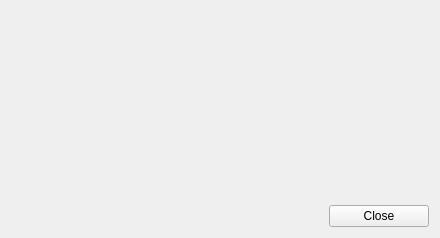
<?xml version="1.0" encoding="UTF-8"?>
<ui version="4.0">
 <author>Ten Borba</author>
 <class>ValidationConfig</class>
 <widget class="QWidget" name="ValidationConfig">
  <property name="geometry">
   <rect>
    <x>0</x>
    <y>0</y>
    <width>440</width>
    <height>238</height>
   </rect>
  </property>
  <property name="sizePolicy">
   <sizepolicy hsizetype="Preferred" vsizetype="Preferred">
    <horstretch>0</horstretch>
    <verstretch>0</verstretch>
   </sizepolicy>
  </property>
  <property name="minimumSize">
   <size>
    <width>0</width>
    <height>0</height>
   </size>
  </property>
  <property name="maximumSize">
   <size>
    <width>1000</width>
    <height>1000</height>
   </size>
  </property>
  <property name="windowTitle">
   <string>Validation Configuration</string>
  </property>
  <layout class="QGridLayout" name="gridLayout_3">
   <item row="0" column="0">
    <layout class="QGridLayout" name="gridLayout_2">
     <item row="0" column="0" colspan="2">
      <widget class="ConnectionWidget" name="widget" native="true"/>
     </item>
     <item row="2" column="1">
      <widget class="QPushButton" name="closePushButton">
       <property name="sizePolicy">
        <sizepolicy hsizetype="Fixed" vsizetype="Fixed">
         <horstretch>0</horstretch>
         <verstretch>0</verstretch>
        </sizepolicy>
       </property>
       <property name="minimumSize">
        <size>
         <width>100</width>
         <height>0</height>
        </size>
       </property>
       <property name="text">
        <string>Close</string>
       </property>
      </widget>
     </item>
     <item row="1" column="0" colspan="2">
      <widget class="EarthCoverageWidget" name="widgetConv" native="true"/>
     </item>
    </layout>
   </item>
  </layout>
 </widget>
 <customwidgets>
  <customwidget>
   <class>ConnectionWidget</class>
   <extends>QWidget</extends>
   <header>DsgTools.gui.CustomWidgets.ConnectionWidgets.connectionWidget.h</header>
   <container>1</container>
  </customwidget>
  <customwidget>
   <class>EarthCoverageWidget</class>
   <extends>QWidget</extends>
   <header>DsgTools.CustomWidgets.earthCoverageWidget.h</header>
   <container>1</container>
  </customwidget>
 </customwidgets>
 <resources/>
 <connections/>
 <slots>
  <signal>signal1()</signal>
  <slot>carregaSpatialite()</slot>
 </slots>
</ui>
